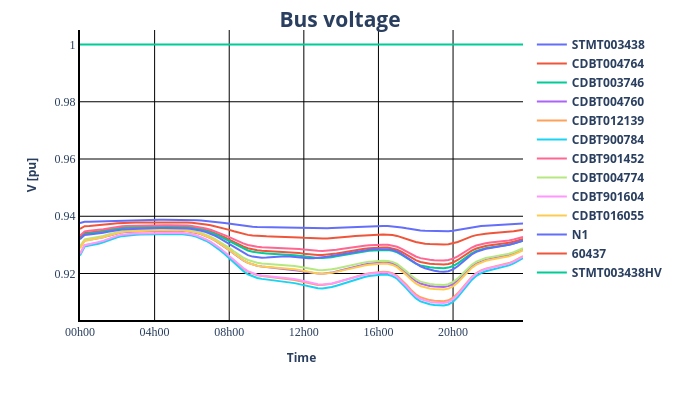

Notebook cell for this chart:
### Code cell
profile_file_path = "annexes/cases/power_profile_case_0_adjusted.xlsx"
output_folder = ""
output_file_name = "simulation_results_0"

# Charge excel profile
time_series: dict = pp_sim.load_power_profile_form_xlsx(file_path=profile_file_path)

# Apply power profile to loads
pp_sim.apply_power_profile(
    net=net_pickle,
    equipment="load",
    power_profiles=time_series["load"]
)
pp_sim.create_output_writer(net=net_pickle)


result_df = pp_sim.run_time_simulation(
    net=net_pickle, output_filename=output_file_name
)

pp_plot.plot_timeseries_result(
    data_df=result_df["res_bus.vm_pu"],
    ylabel="V [pu]",
    plot_title="Bus voltage",
    filename="voltage_result",
)
